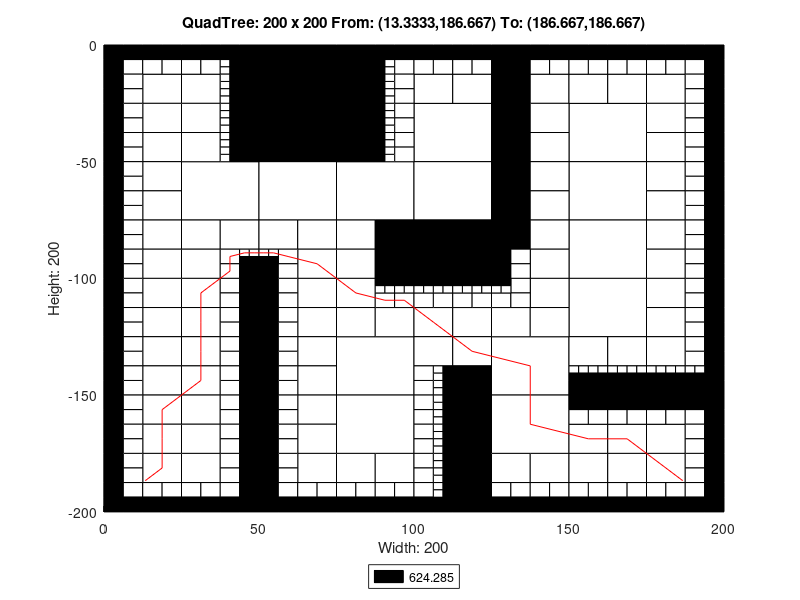

This figure's MATLAB source:
axis([0 200 -200 0]);
title('QuadTree: 200 x 200 From: (13.3333,186.667) To: (186.667,186.667)');
xlabel('Width: 200');
ylabel('Height: 200');
rectangle('Position',[50 -25 25 25], 'FaceColor',[0 0 0]);
rectangle('Position',[50 -50 25 25], 'FaceColor',[0 0 0]);
rectangle('Position',[25 -75 25 25], 'FaceColor',[1 1 1]);
rectangle('Position',[50 -75 25 25], 'FaceColor',[1 1 1]);
rectangle('Position',[75 -75 25 25], 'FaceColor',[1 1 1]);
rectangle('Position',[100 -50 25 25], 'FaceColor',[1 1 1]);
rectangle('Position',[150 -50 25 25], 'FaceColor',[1 1 1]);
rectangle('Position',[100 -75 25 25], 'FaceColor',[1 1 1]);
rectangle('Position',[100 -100 25 25], 'FaceColor',[0 0 0]);
rectangle('Position',[150 -75 25 25], 'FaceColor',[1 1 1]);
rectangle('Position',[150 -100 25 25], 'FaceColor',[1 1 1]);
rectangle('Position',[75 -150 25 25], 'FaceColor',[1 1 1]);
rectangle('Position',[75 -175 25 25], 'FaceColor',[1 1 1]);
rectangle('Position',[125 -150 25 25], 'FaceColor',[1 1 1]);
rectangle('Position',[150 -125 25 25], 'FaceColor',[1 1 1]);
rectangle('Position',[125 -175 25 25], 'FaceColor',[1 1 1]);
rectangle('Position',[12.5 -25 12.5 12.5], 'FaceColor',[1 1 1]);
rectangle('Position',[25 -25 12.5 12.5], 'FaceColor',[1 1 1]);
rectangle('Position',[12.5 -37.5 12.5 12.5], 'FaceColor',[1 1 1]);
rectangle('Position',[12.5 -50 12.5 12.5], 'FaceColor',[1 1 1]);
rectangle('Position',[25 -37.5 12.5 12.5], 'FaceColor',[1 1 1]);
rectangle('Position',[25 -50 12.5 12.5], 'FaceColor',[1 1 1]);
rectangle('Position',[75 -12.5 12.5 12.5], 'FaceColor',[0 0 0]);
rectangle('Position',[75 -25 12.5 12.5], 'FaceColor',[0 0 0]);
rectangle('Position',[75 -37.5 12.5 12.5], 'FaceColor',[0 0 0]);
rectangle('Position',[75 -50 12.5 12.5], 'FaceColor',[0 0 0]);
rectangle('Position',[12.5 -62.5 12.5 12.5], 'FaceColor',[1 1 1]);
rectangle('Position',[12.5 -75 12.5 12.5], 'FaceColor',[1 1 1]);
rectangle('Position',[12.5 -87.5 12.5 12.5], 'FaceColor',[1 1 1]);
rectangle('Position',[12.5 -100 12.5 12.5], 'FaceColor',[1 1 1]);
rectangle('Position',[25 -87.5 12.5 12.5], 'FaceColor',[1 1 1]);
rectangle('Position',[37.5 -87.5 12.5 12.5], 'FaceColor',[1 1 1]);
rectangle('Position',[25 -100 12.5 12.5], 'FaceColor',[1 1 1]);
rectangle('Position',[50 -87.5 12.5 12.5], 'FaceColor',[1 1 1]);
rectangle('Position',[62.5 -87.5 12.5 12.5], 'FaceColor',[1 1 1]);
rectangle('Position',[62.5 -100 12.5 12.5], 'FaceColor',[1 1 1]);
rectangle('Position',[75 -87.5 12.5 12.5], 'FaceColor',[1 1 1]);
rectangle('Position',[87.5 -87.5 12.5 12.5], 'FaceColor',[0 0 0]);
rectangle('Position',[75 -100 12.5 12.5], 'FaceColor',[1 1 1]);
rectangle('Position',[87.5 -100 12.5 12.5], 'FaceColor',[0 0 0]);
rectangle('Position',[100 -25 12.5 12.5], 'FaceColor',[1 1 1]);
rectangle('Position',[112.5 -25 12.5 12.5], 'FaceColor',[1 1 1]);
rectangle('Position',[125 -12.5 12.5 12.5], 'FaceColor',[0 0 0]);
rectangle('Position',[125 -25 12.5 12.5], 'FaceColor',[0 0 0]);
rectangle('Position',[137.5 -25 12.5 12.5], 'FaceColor',[1 1 1]);
rectangle('Position',[125 -37.5 12.5 12.5], 'FaceColor',[0 0 0]);
rectangle('Position',[137.5 -37.5 12.5 12.5], 'FaceColor',[1 1 1]);
rectangle('Position',[125 -50 12.5 12.5], 'FaceColor',[0 0 0]);
rectangle('Position',[137.5 -50 12.5 12.5], 'FaceColor',[1 1 1]);
rectangle('Position',[150 -25 12.5 12.5], 'FaceColor',[1 1 1]);
rectangle('Position',[162.5 -25 12.5 12.5], 'FaceColor',[1 1 1]);
rectangle('Position',[175 -25 12.5 12.5], 'FaceColor',[1 1 1]);
rectangle('Position',[175 -37.5 12.5 12.5], 'FaceColor',[1 1 1]);
rectangle('Position',[175 -50 12.5 12.5], 'FaceColor',[1 1 1]);
rectangle('Position',[125 -62.5 12.5 12.5], 'FaceColor',[0 0 0]);
rectangle('Position',[137.5 -62.5 12.5 12.5], 'FaceColor',[1 1 1]);
rectangle('Position',[125 -75 12.5 12.5], 'FaceColor',[0 0 0]);
rectangle('Position',[137.5 -75 12.5 12.5], 'FaceColor',[1 1 1]);
rectangle('Position',[125 -87.5 12.5 12.5], 'FaceColor',[0 0 0]);
rectangle('Position',[137.5 -87.5 12.5 12.5], 'FaceColor',[1 1 1]);
rectangle('Position',[137.5 -100 12.5 12.5], 'FaceColor',[1 1 1]);
rectangle('Position',[175 -62.5 12.5 12.5], 'FaceColor',[1 1 1]);
rectangle('Position',[175 -75 12.5 12.5], 'FaceColor',[1 1 1]);
rectangle('Position',[175 -87.5 12.5 12.5], 'FaceColor',[1 1 1]);
rectangle('Position',[175 -100 12.5 12.5], 'FaceColor',[1 1 1]);
rectangle('Position',[12.5 -112.5 12.5 12.5], 'FaceColor',[1 1 1]);
rectangle('Position',[12.5 -125 12.5 12.5], 'FaceColor',[1 1 1]);
rectangle('Position',[25 -112.5 12.5 12.5], 'FaceColor',[1 1 1]);
rectangle('Position',[25 -125 12.5 12.5], 'FaceColor',[1 1 1]);
rectangle('Position',[12.5 -137.5 12.5 12.5], 'FaceColor',[1 1 1]);
rectangle('Position',[12.5 -150 12.5 12.5], 'FaceColor',[1 1 1]);
rectangle('Position',[25 -137.5 12.5 12.5], 'FaceColor',[1 1 1]);
rectangle('Position',[25 -150 12.5 12.5], 'FaceColor',[1 1 1]);
rectangle('Position',[62.5 -112.5 12.5 12.5], 'FaceColor',[1 1 1]);
rectangle('Position',[62.5 -125 12.5 12.5], 'FaceColor',[1 1 1]);
rectangle('Position',[75 -112.5 12.5 12.5], 'FaceColor',[1 1 1]);
rectangle('Position',[75 -125 12.5 12.5], 'FaceColor',[1 1 1]);
rectangle('Position',[87.5 -125 12.5 12.5], 'FaceColor',[1 1 1]);
rectangle('Position',[62.5 -137.5 12.5 12.5], 'FaceColor',[1 1 1]);
rectangle('Position',[62.5 -150 12.5 12.5], 'FaceColor',[1 1 1]);
rectangle('Position',[12.5 -162.5 12.5 12.5], 'FaceColor',[1 1 1]);
rectangle('Position',[12.5 -175 12.5 12.5], 'FaceColor',[1 1 1]);
rectangle('Position',[25 -162.5 12.5 12.5], 'FaceColor',[1 1 1]);
rectangle('Position',[25 -175 12.5 12.5], 'FaceColor',[1 1 1]);
rectangle('Position',[12.5 -187.5 12.5 12.5], 'FaceColor',[1 1 1]);
rectangle('Position',[25 -187.5 12.5 12.5], 'FaceColor',[1 1 1]);
rectangle('Position',[62.5 -162.5 12.5 12.5], 'FaceColor',[1 1 1]);
rectangle('Position',[62.5 -175 12.5 12.5], 'FaceColor',[1 1 1]);
rectangle('Position',[62.5 -187.5 12.5 12.5], 'FaceColor',[1 1 1]);
rectangle('Position',[75 -187.5 12.5 12.5], 'FaceColor',[1 1 1]);
rectangle('Position',[87.5 -187.5 12.5 12.5], 'FaceColor',[1 1 1]);
rectangle('Position',[100 -125 12.5 12.5], 'FaceColor',[1 1 1]);
rectangle('Position',[112.5 -125 12.5 12.5], 'FaceColor',[1 1 1]);
rectangle('Position',[137.5 -112.5 12.5 12.5], 'FaceColor',[1 1 1]);
rectangle('Position',[125 -125 12.5 12.5], 'FaceColor',[1 1 1]);
rectangle('Position',[137.5 -125 12.5 12.5], 'FaceColor',[1 1 1]);
rectangle('Position',[100 -137.5 12.5 12.5], 'FaceColor',[1 1 1]);
rectangle('Position',[112.5 -137.5 12.5 12.5], 'FaceColor',[1 1 1]);
rectangle('Position',[112.5 -150 12.5 12.5], 'FaceColor',[0 0 0]);
rectangle('Position',[175 -112.5 12.5 12.5], 'FaceColor',[1 1 1]);
rectangle('Position',[175 -125 12.5 12.5], 'FaceColor',[1 1 1]);
rectangle('Position',[150 -137.5 12.5 12.5], 'FaceColor',[1 1 1]);
rectangle('Position',[162.5 -137.5 12.5 12.5], 'FaceColor',[1 1 1]);
rectangle('Position',[175 -137.5 12.5 12.5], 'FaceColor',[1 1 1]);
rectangle('Position',[112.5 -162.5 12.5 12.5], 'FaceColor',[0 0 0]);
rectangle('Position',[112.5 -175 12.5 12.5], 'FaceColor',[0 0 0]);
rectangle('Position',[112.5 -187.5 12.5 12.5], 'FaceColor',[0 0 0]);
rectangle('Position',[112.5 -200 12.5 12.5], 'FaceColor',[0 0 0]);
rectangle('Position',[125 -187.5 12.5 12.5], 'FaceColor',[1 1 1]);
rectangle('Position',[137.5 -187.5 12.5 12.5], 'FaceColor',[1 1 1]);
rectangle('Position',[150 -175 12.5 12.5], 'FaceColor',[1 1 1]);
rectangle('Position',[162.5 -175 12.5 12.5], 'FaceColor',[1 1 1]);
rectangle('Position',[175 -175 12.5 12.5], 'FaceColor',[1 1 1]);
rectangle('Position',[150 -187.5 12.5 12.5], 'FaceColor',[1 1 1]);
rectangle('Position',[162.5 -187.5 12.5 12.5], 'FaceColor',[1 1 1]);
rectangle('Position',[175 -187.5 12.5 12.5], 'FaceColor',[1 1 1]);
rectangle('Position',[0 -6.25 6.25 6.25], 'FaceColor',[0 0 0]);
rectangle('Position',[6.25 -6.25 6.25 6.25], 'FaceColor',[0 0 0]);
rectangle('Position',[0 -12.5 6.25 6.25], 'FaceColor',[0 0 0]);
rectangle('Position',[6.25 -12.5 6.25 6.25], 'FaceColor',[1 1 1]);
rectangle('Position',[12.5 -6.25 6.25 6.25], 'FaceColor',[0 0 0]);
rectangle('Position',[18.75 -6.25 6.25 6.25], 'FaceColor',[0 0 0]);
rectangle('Position',[12.5 -12.5 6.25 6.25], 'FaceColor',[1 1 1]);
rectangle('Position',[18.75 -12.5 6.25 6.25], 'FaceColor',[1 1 1]);
rectangle('Position',[0 -18.75 6.25 6.25], 'FaceColor',[0 0 0]);
rectangle('Position',[6.25 -18.75 6.25 6.25], 'FaceColor',[1 1 1]);
rectangle('Position',[0 -25 6.25 6.25], 'FaceColor',[0 0 0]);
rectangle('Position',[6.25 -25 6.25 6.25], 'FaceColor',[1 1 1]);
rectangle('Position',[25 -6.25 6.25 6.25], 'FaceColor',[0 0 0]);
rectangle('Position',[31.25 -6.25 6.25 6.25], 'FaceColor',[0 0 0]);
rectangle('Position',[25 -12.5 6.25 6.25], 'FaceColor',[1 1 1]);
rectangle('Position',[31.25 -12.5 6.25 6.25], 'FaceColor',[1 1 1]);
rectangle('Position',[37.5 -6.25 6.25 6.25], 'FaceColor',[0 0 0]);
rectangle('Position',[43.75 -6.25 6.25 6.25], 'FaceColor',[0 0 0]);
rectangle('Position',[43.75 -12.5 6.25 6.25], 'FaceColor',[0 0 0]);
rectangle('Position',[43.75 -18.75 6.25 6.25], 'FaceColor',[0 0 0]);
rectangle('Position',[43.75 -25 6.25 6.25], 'FaceColor',[0 0 0]);
rectangle('Position',[0 -31.25 6.25 6.25], 'FaceColor',[0 0 0]);
rectangle('Position',[6.25 -31.25 6.25 6.25], 'FaceColor',[1 1 1]);
rectangle('Position',[0 -37.5 6.25 6.25], 'FaceColor',[0 0 0]);
rectangle('Position',[6.25 -37.5 6.25 6.25], 'FaceColor',[1 1 1]);
rectangle('Position',[0 -43.75 6.25 6.25], 'FaceColor',[0 0 0]);
rectangle('Position',[6.25 -43.75 6.25 6.25], 'FaceColor',[1 1 1]);
rectangle('Position',[0 -50 6.25 6.25], 'FaceColor',[0 0 0]);
rectangle('Position',[6.25 -50 6.25 6.25], 'FaceColor',[1 1 1]);
rectangle('Position',[43.75 -31.25 6.25 6.25], 'FaceColor',[0 0 0]);
rectangle('Position',[43.75 -37.5 6.25 6.25], 'FaceColor',[0 0 0]);
rectangle('Position',[43.75 -43.75 6.25 6.25], 'FaceColor',[0 0 0]);
rectangle('Position',[43.75 -50 6.25 6.25], 'FaceColor',[0 0 0]);
rectangle('Position',[87.5 -6.25 6.25 6.25], 'FaceColor',[0 0 0]);
rectangle('Position',[93.75 -6.25 6.25 6.25], 'FaceColor',[0 0 0]);
rectangle('Position',[93.75 -12.5 6.25 6.25], 'FaceColor',[1 1 1]);
rectangle('Position',[93.75 -18.75 6.25 6.25], 'FaceColor',[1 1 1]);
rectangle('Position',[93.75 -25 6.25 6.25], 'FaceColor',[1 1 1]);
rectangle('Position',[93.75 -31.25 6.25 6.25], 'FaceColor',[1 1 1]);
rectangle('Position',[93.75 -37.5 6.25 6.25], 'FaceColor',[1 1 1]);
rectangle('Position',[93.75 -43.75 6.25 6.25], 'FaceColor',[1 1 1]);
rectangle('Position',[93.75 -50 6.25 6.25], 'FaceColor',[1 1 1]);
rectangle('Position',[0 -56.25 6.25 6.25], 'FaceColor',[0 0 0]);
rectangle('Position',[6.25 -56.25 6.25 6.25], 'FaceColor',[1 1 1]);
rectangle('Position',[0 -62.5 6.25 6.25], 'FaceColor',[0 0 0]);
rectangle('Position',[6.25 -62.5 6.25 6.25], 'FaceColor',[1 1 1]);
rectangle('Position',[0 -68.75 6.25 6.25], 'FaceColor',[0 0 0]);
rectangle('Position',[6.25 -68.75 6.25 6.25], 'FaceColor',[1 1 1]);
rectangle('Position',[0 -75 6.25 6.25], 'FaceColor',[0 0 0]);
rectangle('Position',[6.25 -75 6.25 6.25], 'FaceColor',[1 1 1]);
rectangle('Position',[0 -81.25 6.25 6.25], 'FaceColor',[0 0 0]);
rectangle('Position',[6.25 -81.25 6.25 6.25], 'FaceColor',[1 1 1]);
rectangle('Position',[0 -87.5 6.25 6.25], 'FaceColor',[0 0 0]);
rectangle('Position',[6.25 -87.5 6.25 6.25], 'FaceColor',[1 1 1]);
rectangle('Position',[0 -93.75 6.25 6.25], 'FaceColor',[0 0 0]);
rectangle('Position',[6.25 -93.75 6.25 6.25], 'FaceColor',[1 1 1]);
rectangle('Position',[0 -100 6.25 6.25], 'FaceColor',[0 0 0]);
rectangle('Position',[6.25 -100 6.25 6.25], 'FaceColor',[1 1 1]);
rectangle('Position',[37.5 -93.75 6.25 6.25], 'FaceColor',[1 1 1]);
rectangle('Position',[37.5 -100 6.25 6.25], 'FaceColor',[1 1 1]);
rectangle('Position',[43.75 -100 6.25 6.25], 'FaceColor',[0 0 0]);
rectangle('Position',[56.25 -93.75 6.25 6.25], 'FaceColor',[1 1 1]);
rectangle('Position',[50 -100 6.25 6.25], 'FaceColor',[0 0 0]);
rectangle('Position',[56.25 -100 6.25 6.25], 'FaceColor',[1 1 1]);
rectangle('Position',[100 -6.25 6.25 6.25], 'FaceColor',[0 0 0]);
rectangle('Position',[106.25 -6.25 6.25 6.25], 'FaceColor',[0 0 0]);
rectangle('Position',[100 -12.5 6.25 6.25], 'FaceColor',[1 1 1]);
rectangle('Position',[106.25 -12.5 6.25 6.25], 'FaceColor',[1 1 1]);
rectangle('Position',[112.5 -6.25 6.25 6.25], 'FaceColor',[0 0 0]);
rectangle('Position',[118.75 -6.25 6.25 6.25], 'FaceColor',[0 0 0]);
rectangle('Position',[112.5 -12.5 6.25 6.25], 'FaceColor',[1 1 1]);
rectangle('Position',[118.75 -12.5 6.25 6.25], 'FaceColor',[1 1 1]);
rectangle('Position',[137.5 -6.25 6.25 6.25], 'FaceColor',[0 0 0]);
rectangle('Position',[143.75 -6.25 6.25 6.25], 'FaceColor',[0 0 0]);
rectangle('Position',[137.5 -12.5 6.25 6.25], 'FaceColor',[1 1 1]);
rectangle('Position',[143.75 -12.5 6.25 6.25], 'FaceColor',[1 1 1]);
rectangle('Position',[150 -6.25 6.25 6.25], 'FaceColor',[0 0 0]);
rectangle('Position',[156.25 -6.25 6.25 6.25], 'FaceColor',[0 0 0]);
rectangle('Position',[150 -12.5 6.25 6.25], 'FaceColor',[1 1 1]);
rectangle('Position',[156.25 -12.5 6.25 6.25], 'FaceColor',[1 1 1]);
rectangle('Position',[162.5 -6.25 6.25 6.25], 'FaceColor',[0 0 0]);
rectangle('Position',[168.75 -6.25 6.25 6.25], 'FaceColor',[0 0 0]);
rectangle('Position',[162.5 -12.5 6.25 6.25], 'FaceColor',[1 1 1]);
rectangle('Position',[168.75 -12.5 6.25 6.25], 'FaceColor',[1 1 1]);
rectangle('Position',[175 -6.25 6.25 6.25], 'FaceColor',[0 0 0]);
rectangle('Position',[181.25 -6.25 6.25 6.25], 'FaceColor',[0 0 0]);
rectangle('Position',[175 -12.5 6.25 6.25], 'FaceColor',[1 1 1]);
rectangle('Position',[181.25 -12.5 6.25 6.25], 'FaceColor',[1 1 1]);
rectangle('Position',[187.5 -6.25 6.25 6.25], 'FaceColor',[0 0 0]);
rectangle('Position',[193.75 -6.25 6.25 6.25], 'FaceColor',[0 0 0]);
rectangle('Position',[187.5 -12.5 6.25 6.25], 'FaceColor',[1 1 1]);
rectangle('Position',[193.75 -12.5 6.25 6.25], 'FaceColor',[0 0 0]);
rectangle('Position',[187.5 -18.75 6.25 6.25], 'FaceColor',[1 1 1]);
rectangle('Position',[193.75 -18.75 6.25 6.25], 'FaceColor',[0 0 0]);
rectangle('Position',[187.5 -25 6.25 6.25], 'FaceColor',[1 1 1]);
rectangle('Position',[193.75 -25 6.25 6.25], 'FaceColor',[0 0 0]);
rectangle('Position',[187.5 -31.25 6.25 6.25], 'FaceColor',[1 1 1]);
rectangle('Position',[193.75 -31.25 6.25 6.25], 'FaceColor',[0 0 0]);
rectangle('Position',[187.5 -37.5 6.25 6.25], 'FaceColor',[1 1 1]);
rectangle('Position',[193.75 -37.5 6.25 6.25], 'FaceColor',[0 0 0]);
rectangle('Position',[187.5 -43.75 6.25 6.25], 'FaceColor',[1 1 1]);
rectangle('Position',[193.75 -43.75 6.25 6.25], 'FaceColor',[0 0 0]);
rectangle('Position',[187.5 -50 6.25 6.25], 'FaceColor',[1 1 1]);
rectangle('Position',[193.75 -50 6.25 6.25], 'FaceColor',[0 0 0]);
rectangle('Position',[125 -93.75 6.25 6.25], 'FaceColor',[0 0 0]);
rectangle('Position',[131.25 -93.75 6.25 6.25], 'FaceColor',[1 1 1]);
rectangle('Position',[125 -100 6.25 6.25], 'FaceColor',[0 0 0]);
rectangle('Position',[131.25 -100 6.25 6.25], 'FaceColor',[1 1 1]);
rectangle('Position',[187.5 -56.25 6.25 6.25], 'FaceColor',[1 1 1]);
rectangle('Position',[193.75 -56.25 6.25 6.25], 'FaceColor',[0 0 0]);
rectangle('Position',[187.5 -62.5 6.25 6.25], 'FaceColor',[1 1 1]);
rectangle('Position',[193.75 -62.5 6.25 6.25], 'FaceColor',[0 0 0]);
rectangle('Position',[187.5 -68.75 6.25 6.25], 'FaceColor',[1 1 1]);
rectangle('Position',[193.75 -68.75 6.25 6.25], 'FaceColor',[0 0 0]);
rectangle('Position',[187.5 -75 6.25 6.25], 'FaceColor',[1 1 1]);
rectangle('Position',[193.75 -75 6.25 6.25], 'FaceColor',[0 0 0]);
rectangle('Position',[187.5 -81.25 6.25 6.25], 'FaceColor',[1 1 1]);
rectangle('Position',[193.75 -81.25 6.25 6.25], 'FaceColor',[0 0 0]);
rectangle('Position',[187.5 -87.5 6.25 6.25], 'FaceColor',[1 1 1]);
rectangle('Position',[193.75 -87.5 6.25 6.25], 'FaceColor',[0 0 0]);
rectangle('Position',[187.5 -93.75 6.25 6.25], 'FaceColor',[1 1 1]);
rectangle('Position',[193.75 -93.75 6.25 6.25], 'FaceColor',[0 0 0]);
rectangle('Position',[187.5 -100 6.25 6.25], 'FaceColor',[1 1 1]);
rectangle('Position',[193.75 -100 6.25 6.25], 'FaceColor',[0 0 0]);
rectangle('Position',[0 -106.25 6.25 6.25], 'FaceColor',[0 0 0]);
rectangle('Position',[6.25 -106.25 6.25 6.25], 'FaceColor',[1 1 1]);
rectangle('Position',[0 -112.5 6.25 6.25], 'FaceColor',[0 0 0]);
rectangle('Position',[6.25 -112.5 6.25 6.25], 'FaceColor',[1 1 1]);
rectangle('Position',[0 -118.75 6.25 6.25], 'FaceColor',[0 0 0]);
rectangle('Position',[6.25 -118.75 6.25 6.25], 'FaceColor',[1 1 1]);
rectangle('Position',[0 -125 6.25 6.25], 'FaceColor',[0 0 0]);
rectangle('Position',[6.25 -125 6.25 6.25], 'FaceColor',[1 1 1]);
rectangle('Position',[37.5 -106.25 6.25 6.25], 'FaceColor',[1 1 1]);
rectangle('Position',[43.75 -106.25 6.25 6.25], 'FaceColor',[0 0 0]);
rectangle('Position',[37.5 -112.5 6.25 6.25], 'FaceColor',[1 1 1]);
rectangle('Position',[43.75 -112.5 6.25 6.25], 'FaceColor',[0 0 0]);
rectangle('Position',[37.5 -118.75 6.25 6.25], 'FaceColor',[1 1 1]);
rectangle('Position',[43.75 -118.75 6.25 6.25], 'FaceColor',[0 0 0]);
rectangle('Position',[37.5 -125 6.25 6.25], 'FaceColor',[1 1 1]);
rectangle('Position',[43.75 -125 6.25 6.25], 'FaceColor',[0 0 0]);
rectangle('Position',[0 -131.25 6.25 6.25], 'FaceColor',[0 0 0]);
rectangle('Position',[6.25 -131.25 6.25 6.25], 'FaceColor',[1 1 1]);
rectangle('Position',[0 -137.5 6.25 6.25], 'FaceColor',[0 0 0]);
rectangle('Position',[6.25 -137.5 6.25 6.25], 'FaceColor',[1 1 1]);
rectangle('Position',[0 -143.75 6.25 6.25], 'FaceColor',[0 0 0]);
rectangle('Position',[6.25 -143.75 6.25 6.25], 'FaceColor',[1 1 1]);
rectangle('Position',[0 -150 6.25 6.25], 'FaceColor',[0 0 0]);
rectangle('Position',[6.25 -150 6.25 6.25], 'FaceColor',[1 1 1]);
rectangle('Position',[37.5 -131.25 6.25 6.25], 'FaceColor',[1 1 1]);
rectangle('Position',[43.75 -131.25 6.25 6.25], 'FaceColor',[0 0 0]);
rectangle('Position',[37.5 -137.5 6.25 6.25], 'FaceColor',[1 1 1]);
rectangle('Position',[43.75 -137.5 6.25 6.25], 'FaceColor',[0 0 0]);
rectangle('Position',[37.5 -143.75 6.25 6.25], 'FaceColor',[1 1 1]);
rectangle('Position',[43.75 -143.75 6.25 6.25], 'FaceColor',[0 0 0]);
rectangle('Position',[37.5 -150 6.25 6.25], 'FaceColor',[1 1 1]);
rectangle('Position',[43.75 -150 6.25 6.25], 'FaceColor',[0 0 0]);
rectangle('Position',[50 -106.25 6.25 6.25], 'FaceColor',[0 0 0]);
rectangle('Position',[56.25 -106.25 6.25 6.25], 'FaceColor',[1 1 1]);
rectangle('Position',[50 -112.5 6.25 6.25], 'FaceColor',[0 0 0]);
rectangle('Position',[56.25 -112.5 6.25 6.25], 'FaceColor',[1 1 1]);
rectangle('Position',[50 -118.75 6.25 6.25], 'FaceColor',[0 0 0]);
rectangle('Position',[56.25 -118.75 6.25 6.25], 'FaceColor',[1 1 1]);
rectangle('Position',[50 -125 6.25 6.25], 'FaceColor',[0 0 0]);
rectangle('Position',[56.25 -125 6.25 6.25], 'FaceColor',[1 1 1]);
rectangle('Position',[87.5 -112.5 6.25 6.25], 'FaceColor',[1 1 1]);
rectangle('Position',[93.75 -112.5 6.25 6.25], 'FaceColor',[1 1 1]);
rectangle('Position',[50 -131.25 6.25 6.25], 'FaceColor',[0 0 0]);
rectangle('Position',[56.25 -131.25 6.25 6.25], 'FaceColor',[1 1 1]);
rectangle('Position',[50 -137.5 6.25 6.25], 'FaceColor',[0 0 0]);
rectangle('Position',[56.25 -137.5 6.25 6.25], 'FaceColor',[1 1 1]);
rectangle('Position',[50 -143.75 6.25 6.25], 'FaceColor',[0 0 0]);
rectangle('Position',[56.25 -143.75 6.25 6.25], 'FaceColor',[1 1 1]);
rectangle('Position',[50 -150 6.25 6.25], 'FaceColor',[0 0 0]);
rectangle('Position',[56.25 -150 6.25 6.25], 'FaceColor',[1 1 1]);
rectangle('Position',[0 -156.25 6.25 6.25], 'FaceColor',[0 0 0]);
rectangle('Position',[6.25 -156.25 6.25 6.25], 'FaceColor',[1 1 1]);
rectangle('Position',[0 -162.5 6.25 6.25], 'FaceColor',[0 0 0]);
rectangle('Position',[6.25 -162.5 6.25 6.25], 'FaceColor',[1 1 1]);
rectangle('Position',[0 -168.75 6.25 6.25], 'FaceColor',[0 0 0]);
rectangle('Position',[6.25 -168.75 6.25 6.25], 'FaceColor',[1 1 1]);
rectangle('Position',[0 -175 6.25 6.25], 'FaceColor',[0 0 0]);
rectangle('Position',[6.25 -175 6.25 6.25], 'FaceColor',[1 1 1]);
rectangle('Position',[37.5 -156.25 6.25 6.25], 'FaceColor',[1 1 1]);
rectangle('Position',[43.75 -156.25 6.25 6.25], 'FaceColor',[0 0 0]);
rectangle('Position',[37.5 -162.5 6.25 6.25], 'FaceColor',[1 1 1]);
rectangle('Position',[43.75 -162.5 6.25 6.25], 'FaceColor',[0 0 0]);
rectangle('Position',[37.5 -168.75 6.25 6.25], 'FaceColor',[1 1 1]);
rectangle('Position',[43.75 -168.75 6.25 6.25], 'FaceColor',[0 0 0]);
rectangle('Position',[37.5 -175 6.25 6.25], 'FaceColor',[1 1 1]);
rectangle('Position',[43.75 -175 6.25 6.25], 'FaceColor',[0 0 0]);
rectangle('Position',[0 -181.25 6.25 6.25], 'FaceColor',[0 0 0]);
rectangle('Position',[6.25 -181.25 6.25 6.25], 'FaceColor',[1 1 1]);
rectangle('Position',[0 -187.5 6.25 6.25], 'FaceColor',[0 0 0]);
rectangle('Position',[6.25 -187.5 6.25 6.25], 'FaceColor',[1 1 1]);
rectangle('Position',[0 -193.75 6.25 6.25], 'FaceColor',[0 0 0]);
rectangle('Position',[6.25 -193.75 6.25 6.25], 'FaceColor',[1 1 1]);
rectangle('Position',[0 -200 6.25 6.25], 'FaceColor',[0 0 0]);
rectangle('Position',[6.25 -200 6.25 6.25], 'FaceColor',[0 0 0]);
rectangle('Position',[12.5 -193.75 6.25 6.25], 'FaceColor',[1 1 1]);
rectangle('Position',[18.75 -193.75 6.25 6.25], 'FaceColor',[1 1 1]);
rectangle('Position',[12.5 -200 6.25 6.25], 'FaceColor',[0 0 0]);
rectangle('Position',[18.75 -200 6.25 6.25], 'FaceColor',[0 0 0]);
rectangle('Position',[37.5 -181.25 6.25 6.25], 'FaceColor',[1 1 1]);
rectangle('Position',[43.75 -181.25 6.25 6.25], 'FaceColor',[0 0 0]);
rectangle('Position',[37.5 -187.5 6.25 6.25], 'FaceColor',[1 1 1]);
rectangle('Position',[43.75 -187.5 6.25 6.25], 'FaceColor',[0 0 0]);
rectangle('Position',[25 -193.75 6.25 6.25], 'FaceColor',[1 1 1]);
rectangle('Position',[31.25 -193.75 6.25 6.25], 'FaceColor',[1 1 1]);
rectangle('Position',[25 -200 6.25 6.25], 'FaceColor',[0 0 0]);
rectangle('Position',[31.25 -200 6.25 6.25], 'FaceColor',[0 0 0]);
rectangle('Position',[37.5 -193.75 6.25 6.25], 'FaceColor',[1 1 1]);
rectangle('Position',[43.75 -193.75 6.25 6.25], 'FaceColor',[0 0 0]);
rectangle('Position',[37.5 -200 6.25 6.25], 'FaceColor',[0 0 0]);
rectangle('Position',[43.75 -200 6.25 6.25], 'FaceColor',[0 0 0]);
rectangle('Position',[50 -156.25 6.25 6.25], 'FaceColor',[0 0 0]);
rectangle('Position',[56.25 -156.25 6.25 6.25], 'FaceColor',[1 1 1]);
rectangle('Position',[50 -162.5 6.25 6.25], 'FaceColor',[0 0 0]);
rectangle('Position',[56.25 -162.5 6.25 6.25], 'FaceColor',[1 1 1]);
rectangle('Position',[50 -168.75 6.25 6.25], 'FaceColor',[0 0 0]);
rectangle('Position',[56.25 -168.75 6.25 6.25], 'FaceColor',[1 1 1]);
rectangle('Position',[50 -175 6.25 6.25], 'FaceColor',[0 0 0]);
rectangle('Position',[56.25 -175 6.25 6.25], 'FaceColor',[1 1 1]);
rectangle('Position',[50 -181.25 6.25 6.25], 'FaceColor',[0 0 0]);
rectangle('Position',[56.25 -181.25 6.25 6.25], 'FaceColor',[1 1 1]);
rectangle('Position',[50 -187.5 6.25 6.25], 'FaceColor',[0 0 0]);
rectangle('Position',[56.25 -187.5 6.25 6.25], 'FaceColor',[1 1 1]);
rectangle('Position',[50 -193.75 6.25 6.25], 'FaceColor',[0 0 0]);
rectangle('Position',[56.25 -193.75 6.25 6.25], 'FaceColor',[1 1 1]);
rectangle('Position',[50 -200 6.25 6.25], 'FaceColor',[0 0 0]);
rectangle('Position',[56.25 -200 6.25 6.25], 'FaceColor',[0 0 0]);
rectangle('Position',[62.5 -193.75 6.25 6.25], 'FaceColor',[1 1 1]);
rectangle('Position',[68.75 -193.75 6.25 6.25], 'FaceColor',[1 1 1]);
rectangle('Position',[62.5 -200 6.25 6.25], 'FaceColor',[0 0 0]);
rectangle('Position',[68.75 -200 6.25 6.25], 'FaceColor',[0 0 0]);
rectangle('Position',[75 -193.75 6.25 6.25], 'FaceColor',[1 1 1]);
rectangle('Position',[81.25 -193.75 6.25 6.25], 'FaceColor',[1 1 1]);
rectangle('Position',[75 -200 6.25 6.25], 'FaceColor',[0 0 0]);
rectangle('Position',[81.25 -200 6.25 6.25], 'FaceColor',[0 0 0]);
rectangle('Position',[87.5 -193.75 6.25 6.25], 'FaceColor',[1 1 1]);
rectangle('Position',[93.75 -193.75 6.25 6.25], 'FaceColor',[1 1 1]);
rectangle('Position',[87.5 -200 6.25 6.25], 'FaceColor',[0 0 0]);
rectangle('Position',[93.75 -200 6.25 6.25], 'FaceColor',[0 0 0]);
rectangle('Position',[100 -112.5 6.25 6.25], 'FaceColor',[1 1 1]);
rectangle('Position',[106.25 -112.5 6.25 6.25], 'FaceColor',[1 1 1]);
rectangle('Position',[112.5 -112.5 6.25 6.25], 'FaceColor',[1 1 1]);
rectangle('Position',[118.75 -112.5 6.25 6.25], 'FaceColor',[1 1 1]);
rectangle('Position',[131.25 -106.25 6.25 6.25], 'FaceColor',[1 1 1]);
rectangle('Position',[125 -112.5 6.25 6.25], 'FaceColor',[1 1 1]);
rectangle('Position',[131.25 -112.5 6.25 6.25], 'FaceColor',[1 1 1]);
rectangle('Position',[100 -143.75 6.25 6.25], 'FaceColor',[1 1 1]);
rectangle('Position',[100 -150 6.25 6.25], 'FaceColor',[1 1 1]);
rectangle('Position',[187.5 -106.25 6.25 6.25], 'FaceColor',[1 1 1]);
rectangle('Position',[193.75 -106.25 6.25 6.25], 'FaceColor',[0 0 0]);
rectangle('Position',[187.5 -112.5 6.25 6.25], 'FaceColor',[1 1 1]);
rectangle('Position',[193.75 -112.5 6.25 6.25], 'FaceColor',[0 0 0]);
rectangle('Position',[187.5 -118.75 6.25 6.25], 'FaceColor',[1 1 1]);
rectangle('Position',[193.75 -118.75 6.25 6.25], 'FaceColor',[0 0 0]);
rectangle('Position',[187.5 -125 6.25 6.25], 'FaceColor',[1 1 1]);
rectangle('Position',[193.75 -125 6.25 6.25], 'FaceColor',[0 0 0]);
rectangle('Position',[150 -150 6.25 6.25], 'FaceColor',[0 0 0]);
rectangle('Position',[156.25 -150 6.25 6.25], 'FaceColor',[0 0 0]);
rectangle('Position',[162.5 -150 6.25 6.25], 'FaceColor',[0 0 0]);
rectangle('Position',[168.75 -150 6.25 6.25], 'FaceColor',[0 0 0]);
rectangle('Position',[187.5 -131.25 6.25 6.25], 'FaceColor',[1 1 1]);
rectangle('Position',[193.75 -131.25 6.25 6.25], 'FaceColor',[0 0 0]);
rectangle('Position',[187.5 -137.5 6.25 6.25], 'FaceColor',[1 1 1]);
rectangle('Position',[193.75 -137.5 6.25 6.25], 'FaceColor',[0 0 0]);
rectangle('Position',[175 -150 6.25 6.25], 'FaceColor',[0 0 0]);
rectangle('Position',[181.25 -150 6.25 6.25], 'FaceColor',[0 0 0]);
rectangle('Position',[193.75 -143.75 6.25 6.25], 'FaceColor',[0 0 0]);
rectangle('Position',[187.5 -150 6.25 6.25], 'FaceColor',[0 0 0]);
rectangle('Position',[193.75 -150 6.25 6.25], 'FaceColor',[0 0 0]);
rectangle('Position',[100 -156.25 6.25 6.25], 'FaceColor',[1 1 1]);
rectangle('Position',[100 -162.5 6.25 6.25], 'FaceColor',[1 1 1]);
rectangle('Position',[100 -168.75 6.25 6.25], 'FaceColor',[1 1 1]);
rectangle('Position',[100 -175 6.25 6.25], 'FaceColor',[1 1 1]);
rectangle('Position',[100 -181.25 6.25 6.25], 'FaceColor',[1 1 1]);
rectangle('Position',[100 -187.5 6.25 6.25], 'FaceColor',[1 1 1]);
rectangle('Position',[100 -193.75 6.25 6.25], 'FaceColor',[1 1 1]);
rectangle('Position',[100 -200 6.25 6.25], 'FaceColor',[0 0 0]);
rectangle('Position',[106.25 -200 6.25 6.25], 'FaceColor',[0 0 0]);
rectangle('Position',[125 -193.75 6.25 6.25], 'FaceColor',[1 1 1]);
rectangle('Position',[131.25 -193.75 6.25 6.25], 'FaceColor',[1 1 1]);
rectangle('Position',[125 -200 6.25 6.25], 'FaceColor',[0 0 0]);
rectangle('Position',[131.25 -200 6.25 6.25], 'FaceColor',[0 0 0]);
rectangle('Position',[137.5 -193.75 6.25 6.25], 'FaceColor',[1 1 1]);
rectangle('Position',[143.75 -193.75 6.25 6.25], 'FaceColor',[1 1 1]);
rectangle('Position',[137.5 -200 6.25 6.25], 'FaceColor',[0 0 0]);
rectangle('Position',[143.75 -200 6.25 6.25], 'FaceColor',[0 0 0]);
rectangle('Position',[150 -156.25 6.25 6.25], 'FaceColor',[0 0 0]);
rectangle('Position',[156.25 -156.25 6.25 6.25], 'FaceColor',[0 0 0]);
rectangle('Position',[150 -162.5 6.25 6.25], 'FaceColor',[1 1 1]);
rectangle('Position',[156.25 -162.5 6.25 6.25], 'FaceColor',[1 1 1]);
rectangle('Position',[162.5 -156.25 6.25 6.25], 'FaceColor',[0 0 0]);
rectangle('Position',[168.75 -156.25 6.25 6.25], 'FaceColor',[0 0 0]);
rectangle('Position',[162.5 -162.5 6.25 6.25], 'FaceColor',[1 1 1]);
rectangle('Position',[168.75 -162.5 6.25 6.25], 'FaceColor',[1 1 1]);
rectangle('Position',[175 -156.25 6.25 6.25], 'FaceColor',[0 0 0]);
rectangle('Position',[181.25 -156.25 6.25 6.25], 'FaceColor',[0 0 0]);
rectangle('Position',[175 -162.5 6.25 6.25], 'FaceColor',[1 1 1]);
rectangle('Position',[181.25 -162.5 6.25 6.25], 'FaceColor',[1 1 1]);
rectangle('Position',[187.5 -156.25 6.25 6.25], 'FaceColor',[0 0 0]);
rectangle('Position',[193.75 -156.25 6.25 6.25], 'FaceColor',[0 0 0]);
rectangle('Position',[187.5 -162.5 6.25 6.25], 'FaceColor',[1 1 1]);
rectangle('Position',[193.75 -162.5 6.25 6.25], 'FaceColor',[0 0 0]);
rectangle('Position',[187.5 -168.75 6.25 6.25], 'FaceColor',[1 1 1]);
rectangle('Position',[193.75 -168.75 6.25 6.25], 'FaceColor',[0 0 0]);
rectangle('Position',[187.5 -175 6.25 6.25], 'FaceColor',[1 1 1]);
rectangle('Position',[193.75 -175 6.25 6.25], 'FaceColor',[0 0 0]);
rectangle('Position',[150 -193.75 6.25 6.25], 'FaceColor',[1 1 1]);
rectangle('Position',[156.25 -193.75 6.25 6.25], 'FaceColor',[1 1 1]);
rectangle('Position',[150 -200 6.25 6.25], 'FaceColor',[0 0 0]);
rectangle('Position',[156.25 -200 6.25 6.25], 'FaceColor',[0 0 0]);
rectangle('Position',[162.5 -193.75 6.25 6.25], 'FaceColor',[1 1 1]);
rectangle('Position',[168.75 -193.75 6.25 6.25], 'FaceColor',[1 1 1]);
rectangle('Position',[162.5 -200 6.25 6.25], 'FaceColor',[0 0 0]);
rectangle('Position',[168.75 -200 6.25 6.25], 'FaceColor',[0 0 0]);
rectangle('Position',[187.5 -181.25 6.25 6.25], 'FaceColor',[1 1 1]);
rectangle('Position',[193.75 -181.25 6.25 6.25], 'FaceColor',[0 0 0]);
rectangle('Position',[187.5 -187.5 6.25 6.25], 'FaceColor',[1 1 1]);
rectangle('Position',[193.75 -187.5 6.25 6.25], 'FaceColor',[0 0 0]);
rectangle('Position',[175 -193.75 6.25 6.25], 'FaceColor',[1 1 1]);
rectangle('Position',[181.25 -193.75 6.25 6.25], 'FaceColor',[1 1 1]);
rectangle('Position',[175 -200 6.25 6.25], 'FaceColor',[0 0 0]);
rectangle('Position',[181.25 -200 6.25 6.25], 'FaceColor',[0 0 0]);
rectangle('Position',[187.5 -193.75 6.25 6.25], 'FaceColor',[1 1 1]);
rectangle('Position',[193.75 -193.75 6.25 6.25], 'FaceColor',[0 0 0]);
rectangle('Position',[187.5 -200 6.25 6.25], 'FaceColor',[0 0 0]);
rectangle('Position',[193.75 -200 6.25 6.25], 'FaceColor',[0 0 0]);
rectangle('Position',[37.5 -9.375 3.125 3.125], 'FaceColor',[1 1 1]);
rectangle('Position',[40.625 -9.375 3.125 3.125], 'FaceColor',[0 0 0]);
rectangle('Position',[37.5 -12.5 3.125 3.125], 'FaceColor',[1 1 1]);
rectangle('Position',[40.625 -12.5 3.125 3.125], 'FaceColor',[0 0 0]);
rectangle('Position',[37.5 -15.625 3.125 3.125], 'FaceColor',[1 1 1]);
rectangle('Position',[40.625 -15.625 3.125 3.125], 'FaceColor',[0 0 0]);
rectangle('Position',[37.5 -18.75 3.125 3.125], 'FaceColor',[1 1 1]);
rectangle('Position',[40.625 -18.75 3.125 3.125], 'FaceColor',[0 0 0]);
rectangle('Position',[37.5 -21.875 3.125 3.125], 'FaceColor',[1 1 1]);
rectangle('Position',[40.625 -21.875 3.125 3.125], 'FaceColor',[0 0 0]);
rectangle('Position',[37.5 -25 3.125 3.125], 'FaceColor',[1 1 1]);
rectangle('Position',[40.625 -25 3.125 3.125], 'FaceColor',[0 0 0]);
rectangle('Position',[37.5 -28.125 3.125 3.125], 'FaceColor',[1 1 1]);
rectangle('Position',[40.625 -28.125 3.125 3.125], 'FaceColor',[0 0 0]);
rectangle('Position',[37.5 -31.25 3.125 3.125], 'FaceColor',[1 1 1]);
rectangle('Position',[40.625 -31.25 3.125 3.125], 'FaceColor',[0 0 0]);
rectangle('Position',[37.5 -34.375 3.125 3.125], 'FaceColor',[1 1 1]);
rectangle('Position',[40.625 -34.375 3.125 3.125], 'FaceColor',[0 0 0]);
rectangle('Position',[37.5 -37.5 3.125 3.125], 'FaceColor',[1 1 1]);
rectangle('Position',[40.625 -37.5 3.125 3.125], 'FaceColor',[0 0 0]);
rectangle('Position',[37.5 -40.625 3.125 3.125], 'FaceColor',[1 1 1]);
rectangle('Position',[40.625 -40.625 3.125 3.125], 'FaceColor',[0 0 0]);
rectangle('Position',[37.5 -43.75 3.125 3.125], 'FaceColor',[1 1 1]);
rectangle('Position',[40.625 -43.75 3.125 3.125], 'FaceColor',[0 0 0]);
rectangle('Position',[37.5 -46.875 3.125 3.125], 'FaceColor',[1 1 1]);
rectangle('Position',[40.625 -46.875 3.125 3.125], 'FaceColor',[0 0 0]);
rectangle('Position',[37.5 -50 3.125 3.125], 'FaceColor',[1 1 1]);
rectangle('Position',[40.625 -50 3.125 3.125], 'FaceColor',[0 0 0]);
rectangle('Position',[87.5 -9.375 3.125 3.125], 'FaceColor',[0 0 0]);
rectangle('Position',[90.625 -9.375 3.125 3.125], 'FaceColor',[1 1 1]);
rectangle('Position',[87.5 -12.5 3.125 3.125], 'FaceColor',[0 0 0]);
rectangle('Position',[90.625 -12.5 3.125 3.125], 'FaceColor',[1 1 1]);
rectangle('Position',[87.5 -15.625 3.125 3.125], 'FaceColor',[0 0 0]);
rectangle('Position',[90.625 -15.625 3.125 3.125], 'FaceColor',[1 1 1]);
rectangle('Position',[87.5 -18.75 3.125 3.125], 'FaceColor',[0 0 0]);
rectangle('Position',[90.625 -18.75 3.125 3.125], 'FaceColor',[1 1 1]);
rectangle('Position',[87.5 -21.875 3.125 3.125], 'FaceColor',[0 0 0]);
rectangle('Position',[90.625 -21.875 3.125 3.125], 'FaceColor',[1 1 1]);
rectangle('Position',[87.5 -25 3.125 3.125], 'FaceColor',[0 0 0]);
rectangle('Position',[90.625 -25 3.125 3.125], 'FaceColor',[1 1 1]);
rectangle('Position',[87.5 -28.125 3.125 3.125], 'FaceColor',[0 0 0]);
rectangle('Position',[90.625 -28.125 3.125 3.125], 'FaceColor',[1 1 1]);
rectangle('Position',[87.5 -31.25 3.125 3.125], 'FaceColor',[0 0 0]);
rectangle('Position',[90.625 -31.25 3.125 3.125], 'FaceColor',[1 1 1]);
rectangle('Position',[87.5 -34.375 3.125 3.125], 'FaceColor',[0 0 0]);
rectangle('Position',[90.625 -34.375 3.125 3.125], 'FaceColor',[1 1 1]);
rectangle('Position',[87.5 -37.5 3.125 3.125], 'FaceColor',[0 0 0]);
rectangle('Position',[90.625 -37.5 3.125 3.125], 'FaceColor',[1 1 1]);
rectangle('Position',[87.5 -40.625 3.125 3.125], 'FaceColor',[0 0 0]);
rectangle('Position',[90.625 -40.625 3.125 3.125], 'FaceColor',[1 1 1]);
rectangle('Position',[87.5 -43.75 3.125 3.125], 'FaceColor',[0 0 0]);
rectangle('Position',[90.625 -43.75 3.125 3.125], 'FaceColor',[1 1 1]);
rectangle('Position',[87.5 -46.875 3.125 3.125], 'FaceColor',[0 0 0]);
rectangle('Position',[90.625 -46.875 3.125 3.125], 'FaceColor',[1 1 1]);
rectangle('Position',[87.5 -50 3.125 3.125], 'FaceColor',[0 0 0]);
rectangle('Position',[90.625 -50 3.125 3.125], 'FaceColor',[1 1 1]);
rectangle('Position',[43.75 -90.625 3.125 3.125], 'FaceColor',[1 1 1]);
rectangle('Position',[46.875 -90.625 3.125 3.125], 'FaceColor',[1 1 1]);
rectangle('Position',[43.75 -93.75 3.125 3.125], 'FaceColor',[0 0 0]);
rectangle('Position',[46.875 -93.75 3.125 3.125], 'FaceColor',[0 0 0]);
rectangle('Position',[50 -90.625 3.125 3.125], 'FaceColor',[1 1 1]);
rectangle('Position',[53.125 -90.625 3.125 3.125], 'FaceColor',[1 1 1]);
rectangle('Position',[50 -93.75 3.125 3.125], 'FaceColor',[0 0 0]);
rectangle('Position',[53.125 -93.75 3.125 3.125], 'FaceColor',[0 0 0]);
rectangle('Position',[87.5 -103.125 3.125 3.125], 'FaceColor',[0 0 0]);
rectangle('Position',[90.625 -103.125 3.125 3.125], 'FaceColor',[0 0 0]);
rectangle('Position',[87.5 -106.25 3.125 3.125], 'FaceColor',[1 1 1]);
rectangle('Position',[90.625 -106.25 3.125 3.125], 'FaceColor',[1 1 1]);
rectangle('Position',[93.75 -103.125 3.125 3.125], 'FaceColor',[0 0 0]);
rectangle('Position',[96.875 -103.125 3.125 3.125], 'FaceColor',[0 0 0]);
rectangle('Position',[93.75 -106.25 3.125 3.125], 'FaceColor',[1 1 1]);
rectangle('Position',[96.875 -106.25 3.125 3.125], 'FaceColor',[1 1 1]);
rectangle('Position',[100 -103.125 3.125 3.125], 'FaceColor',[0 0 0]);
rectangle('Position',[103.125 -103.125 3.125 3.125], 'FaceColor',[0 0 0]);
rectangle('Position',[100 -106.25 3.125 3.125], 'FaceColor',[1 1 1]);
rectangle('Position',[103.125 -106.25 3.125 3.125], 'FaceColor',[1 1 1]);
rectangle('Position',[106.25 -103.125 3.125 3.125], 'FaceColor',[0 0 0]);
rectangle('Position',[109.375 -103.125 3.125 3.125], 'FaceColor',[0 0 0]);
rectangle('Position',[106.25 -106.25 3.125 3.125], 'FaceColor',[1 1 1]);
rectangle('Position',[109.375 -106.25 3.125 3.125], 'FaceColor',[1 1 1]);
rectangle('Position',[112.5 -103.125 3.125 3.125], 'FaceColor',[0 0 0]);
rectangle('Position',[115.625 -103.125 3.125 3.125], 'FaceColor',[0 0 0]);
rectangle('Position',[112.5 -106.25 3.125 3.125], 'FaceColor',[1 1 1]);
rectangle('Position',[115.625 -106.25 3.125 3.125], 'FaceColor',[1 1 1]);
rectangle('Position',[118.75 -103.125 3.125 3.125], 'FaceColor',[0 0 0]);
rectangle('Position',[121.875 -103.125 3.125 3.125], 'FaceColor',[0 0 0]);
rectangle('Position',[118.75 -106.25 3.125 3.125], 'FaceColor',[1 1 1]);
rectangle('Position',[121.875 -106.25 3.125 3.125], 'FaceColor',[1 1 1]);
rectangle('Position',[125 -103.125 3.125 3.125], 'FaceColor',[0 0 0]);
rectangle('Position',[128.125 -103.125 3.125 3.125], 'FaceColor',[0 0 0]);
rectangle('Position',[125 -106.25 3.125 3.125], 'FaceColor',[1 1 1]);
rectangle('Position',[128.125 -106.25 3.125 3.125], 'FaceColor',[1 1 1]);
rectangle('Position',[106.25 -140.625 3.125 3.125], 'FaceColor',[1 1 1]);
rectangle('Position',[109.375 -140.625 3.125 3.125], 'FaceColor',[0 0 0]);
rectangle('Position',[106.25 -143.75 3.125 3.125], 'FaceColor',[1 1 1]);
rectangle('Position',[109.375 -143.75 3.125 3.125], 'FaceColor',[0 0 0]);
rectangle('Position',[106.25 -146.875 3.125 3.125], 'FaceColor',[1 1 1]);
rectangle('Position',[109.375 -146.875 3.125 3.125], 'FaceColor',[0 0 0]);
rectangle('Position',[106.25 -150 3.125 3.125], 'FaceColor',[1 1 1]);
rectangle('Position',[109.375 -150 3.125 3.125], 'FaceColor',[0 0 0]);
rectangle('Position',[150 -140.625 3.125 3.125], 'FaceColor',[1 1 1]);
rectangle('Position',[153.125 -140.625 3.125 3.125], 'FaceColor',[1 1 1]);
rectangle('Position',[150 -143.75 3.125 3.125], 'FaceColor',[0 0 0]);
rectangle('Position',[153.125 -143.75 3.125 3.125], 'FaceColor',[0 0 0]);
rectangle('Position',[156.25 -140.625 3.125 3.125], 'FaceColor',[1 1 1]);
rectangle('Position',[159.375 -140.625 3.125 3.125], 'FaceColor',[1 1 1]);
rectangle('Position',[156.25 -143.75 3.125 3.125], 'FaceColor',[0 0 0]);
rectangle('Position',[159.375 -143.75 3.125 3.125], 'FaceColor',[0 0 0]);
rectangle('Position',[162.5 -140.625 3.125 3.125], 'FaceColor',[1 1 1]);
rectangle('Position',[165.625 -140.625 3.125 3.125], 'FaceColor',[1 1 1]);
rectangle('Position',[162.5 -143.75 3.125 3.125], 'FaceColor',[0 0 0]);
rectangle('Position',[165.625 -143.75 3.125 3.125], 'FaceColor',[0 0 0]);
rectangle('Position',[168.75 -140.625 3.125 3.125], 'FaceColor',[1 1 1]);
rectangle('Position',[171.875 -140.625 3.125 3.125], 'FaceColor',[1 1 1]);
rectangle('Position',[168.75 -143.75 3.125 3.125], 'FaceColor',[0 0 0]);
rectangle('Position',[171.875 -143.75 3.125 3.125], 'FaceColor',[0 0 0]);
rectangle('Position',[175 -140.625 3.125 3.125], 'FaceColor',[1 1 1]);
rectangle('Position',[178.125 -140.625 3.125 3.125], 'FaceColor',[1 1 1]);
rectangle('Position',[175 -143.75 3.125 3.125], 'FaceColor',[0 0 0]);
rectangle('Position',[178.125 -143.75 3.125 3.125], 'FaceColor',[0 0 0]);
rectangle('Position',[181.25 -140.625 3.125 3.125], 'FaceColor',[1 1 1]);
rectangle('Position',[184.375 -140.625 3.125 3.125], 'FaceColor',[1 1 1]);
rectangle('Position',[181.25 -143.75 3.125 3.125], 'FaceColor',[0 0 0]);
rectangle('Position',[184.375 -143.75 3.125 3.125], 'FaceColor',[0 0 0]);
rectangle('Position',[187.5 -140.625 3.125 3.125], 'FaceColor',[1 1 1]);
rectangle('Position',[190.625 -140.625 3.125 3.125], 'FaceColor',[1 1 1]);
rectangle('Position',[187.5 -143.75 3.125 3.125], 'FaceColor',[0 0 0]);
rectangle('Position',[190.625 -143.75 3.125 3.125], 'FaceColor',[0 0 0]);
rectangle('Position',[106.25 -153.125 3.125 3.125], 'FaceColor',[1 1 1]);
rectangle('Position',[109.375 -153.125 3.125 3.125], 'FaceColor',[0 0 0]);
rectangle('Position',[106.25 -156.25 3.125 3.125], 'FaceColor',[1 1 1]);
rectangle('Position',[109.375 -156.25 3.125 3.125], 'FaceColor',[0 0 0]);
rectangle('Position',[106.25 -159.375 3.125 3.125], 'FaceColor',[1 1 1]);
rectangle('Position',[109.375 -159.375 3.125 3.125], 'FaceColor',[0 0 0]);
rectangle('Position',[106.25 -162.5 3.125 3.125], 'FaceColor',[1 1 1]);
rectangle('Position',[109.375 -162.5 3.125 3.125], 'FaceColor',[0 0 0]);
rectangle('Position',[106.25 -165.625 3.125 3.125], 'FaceColor',[1 1 1]);
rectangle('Position',[109.375 -165.625 3.125 3.125], 'FaceColor',[0 0 0]);
rectangle('Position',[106.25 -168.75 3.125 3.125], 'FaceColor',[1 1 1]);
rectangle('Position',[109.375 -168.75 3.125 3.125], 'FaceColor',[0 0 0]);
rectangle('Position',[106.25 -171.875 3.125 3.125], 'FaceColor',[1 1 1]);
rectangle('Position',[109.375 -171.875 3.125 3.125], 'FaceColor',[0 0 0]);
rectangle('Position',[106.25 -175 3.125 3.125], 'FaceColor',[1 1 1]);
rectangle('Position',[109.375 -175 3.125 3.125], 'FaceColor',[0 0 0]);
rectangle('Position',[106.25 -178.125 3.125 3.125], 'FaceColor',[1 1 1]);
rectangle('Position',[109.375 -178.125 3.125 3.125], 'FaceColor',[0 0 0]);
rectangle('Position',[106.25 -181.25 3.125 3.125], 'FaceColor',[1 1 1]);
rectangle('Position',[109.375 -181.25 3.125 3.125], 'FaceColor',[0 0 0]);
rectangle('Position',[106.25 -184.375 3.125 3.125], 'FaceColor',[1 1 1]);
rectangle('Position',[109.375 -184.375 3.125 3.125], 'FaceColor',[0 0 0]);
rectangle('Position',[106.25 -187.5 3.125 3.125], 'FaceColor',[1 1 1]);
rectangle('Position',[109.375 -187.5 3.125 3.125], 'FaceColor',[0 0 0]);
rectangle('Position',[106.25 -190.625 3.125 3.125], 'FaceColor',[1 1 1]);
rectangle('Position',[109.375 -190.625 3.125 3.125], 'FaceColor',[0 0 0]);
rectangle('Position',[106.25 -193.75 3.125 3.125], 'FaceColor',[1 1 1]);
rectangle('Position',[109.375 -193.75 3.125 3.125], 'FaceColor',[0 0 0]);
X=[186.667,181.25,168.75,156.25,137.5,137.5,118.75,106.25,96.875,90.625,81.25,68.75,59.375,54.6875,51.5625,48.4375,45.3125,40.625,40.625,31.25,31.25,31.25,31.25,18.75,18.75,18.75,13.3333];
Y=[-186.667,-181.25,-168.75,-168.75,-162.5,-137.5,-131.25,-118.75,-109.375,-109.375,-106.25,-93.75,-90.625,-89.0625,-89.0625,-89.0625,-89.0625,-90.625,-96.875,-106.25,-118.75,-131.25,-143.75,-156.25,-168.75,-181.25,-186.667];
hold on;
plot(X,Y,'r');
legend('624.285','Location','southoutside');
